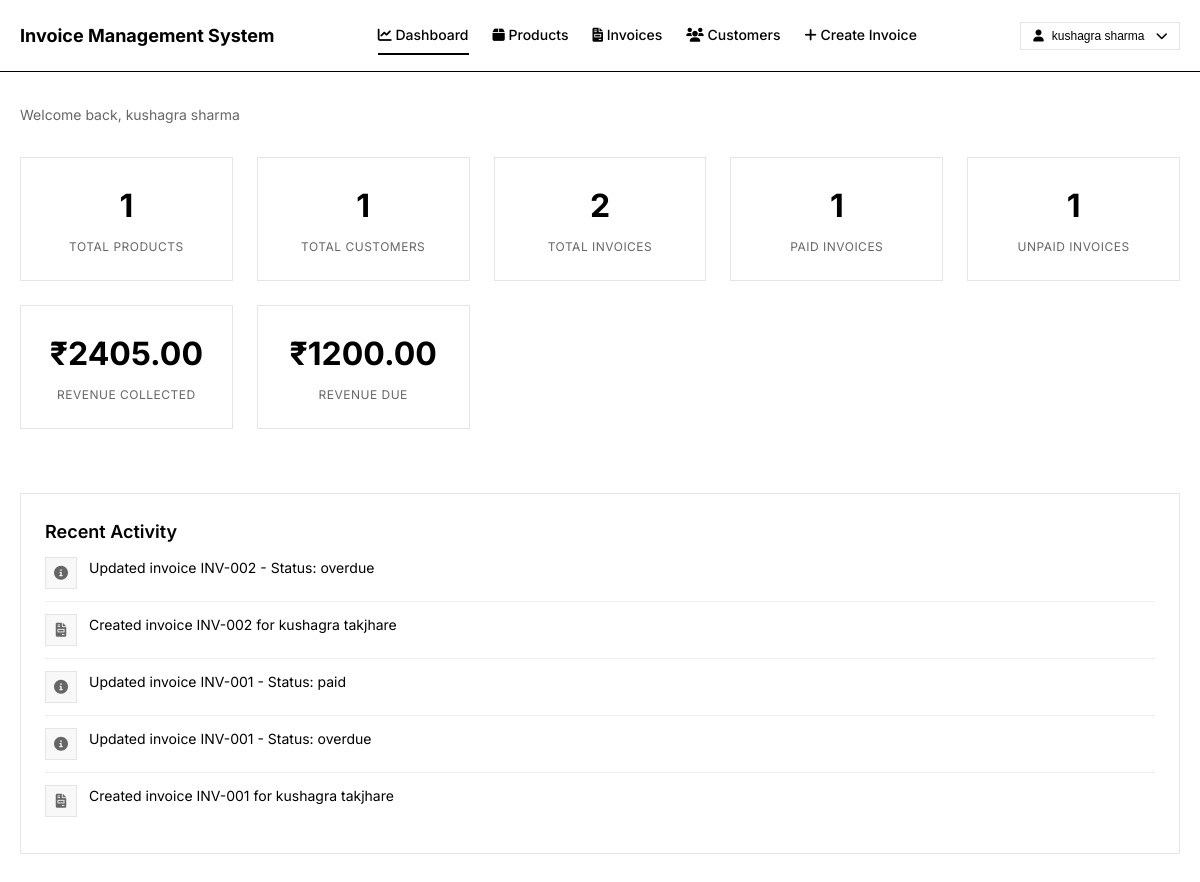
Page /seller (signed in) on the committed database.
### models.py (models this page shows, shortened)
class Activity(db.Model):
    __tablename__ = 'activities'
    id = db.Column(db.Integer, primary_key=True, autoincrement=True)
    user_id = db.Column(db.String(10), nullable=False)  # User who performed the action
    user_role = db.Column(db.String(20), nullable=False)  # 'seller' or 'customer'
    action_type = db.Column(db.String(50), nullable=False)  # 'product_added', 'invoice_created', etc.
    description = db.Column(db.Text, nullable=False)  # Human-readable description
    timestamp = db.Column(db.DateTime, nullable=False, default=datetime.utcnow)

### app.py (the view)
@app.route('/seller')
@login_required
@role_required('seller')
def seller_dashboard():
    total_products = Product.query.filter_by(s_id=session['user_id']).count()
    total_customers = Customer.query.count()
    total_invoices = Invoice.query.filter_by(s_id=session['user_id']).count()
    paid_invoices_qs = Invoice.query.filter_by(s_id=session['user_id'], status='paid')
    pending_invoices_qs = Invoice.query.filter_by(s_id=session['user_id'], status='pending')
    overdue_invoices_qs = Invoice.query.filter_by(s_id=session['user_id'], status='overdue')
    paid_invoices_count = paid_invoices_qs.count()
    unpaid_invoices_count = pending_invoices_qs.count() + overdue_invoices_qs.count()
    revenue_collected = sum(float(inv.amount) for inv in paid_invoices_qs.all())
    revenue_due = sum(float(inv.amount) for inv in pending_invoices_qs.all()) + \
                   sum(float(inv.amount) for inv in overdue_invoices_qs.all())
    recent_activities = Activity.query.filter_by(user_id=session['user_id']).order_by(Activity.timestamp.desc()).limit(5).all()
    stats = {
        'total_products': total_products,
        'total_customers': total_customers,
        'total_invoices': total_invoices,
        'paid_invoices': paid_invoices_count,
        'unpaid_invoices': unpaid_invoices_count,
        'revenue_collected': revenue_collected,
        'revenue_due': revenue_due
    }
    return render_template('seller/dashboard.html', stats=stats, activities=recent_activities)

### app.py (called while the page is built)
def login_required(f):
    from functools import wraps
    @wraps(f)
    def decorated_function(*args, **kwargs):
        if 'user_id' not in session:
            return redirect(url_for('login'))
        return f(*args, **kwargs)
    return decorated_function

def role_required(role):
    def decorator(f):
        from functools import wraps
        @wraps(f)
        def decorated_function(*args, **kwargs):
            if 'user_role' not in session or session['user_role'] != role:
                flash('Access denied. Insufficient permissions.', 'error')
                return redirect(url_for('login'))
            return f(*args, **kwargs)
        return decorated_function
    return decorator

### templates/seller/dashboard.html (shortened to what this page needs)
{% extends "base.html" %}  {% block content %}
<div class="dashboard">
  <div class="dashboard-header">
    <p class="dashboard-subtitle">Welcome back, {{ session.user_name }}</p>
  </div>
  <div class="dashboard-stats">
    <div class="stat-card">
      <div class="stat-value">{{ stats.total_products }}</div>
      <div class="stat-label">Total Products</div>
    </div>
    <div class="stat-card">
      <div class="stat-value">{{ stats.total_customers }}</div>
      <div class="stat-label">Total Customers</div>
    </div>
    <div class="stat-card">
      <div class="stat-value">{{ stats.total_invoices }}</div>
      <div class="stat-label">Total Invoices</div>
    </div>
    <div class="stat-card">
      <div class="stat-value">{{ stats.paid_invoices }}</div>
      <div class="stat-label">Paid Invoices</div>
    </div>
    <div class="stat-card">
      <div class="stat-value">{{ stats.unpaid_invoices }}</div>
      <div class="stat-label">Unpaid Invoices</div>
    </div>
    <div class="stat-card">
      <div class="stat-value">
        ₹{{ "%.2f"|format(stats.revenue_collected) }}
      </div>
      <div class="stat-label">Revenue Collected</div>
    </div>
    <div class="stat-card">
      <div class="stat-value">₹{{ "%.2f"|format(stats.revenue_due) }}</div>
      <div class="stat-label">Revenue Due</div>
    </div>
  </div>
  <div class="dashboard-content">
    <div class="main-content">
      <div class="card">
        <h3 class="section-title">Recent Activity</h3>
        <div class="activity-list">
          {% if activities %} {% for activity in activities %}
          <div class="activity-item">
            <div class="activity-icon">
              {% if activity.action_type == 'product_added' %}
              <i class="fas fa-box"></i>
              {% elif activity.action_type == 'invoice_created' %}
              <i class="fas fa-file-invoice"></i>
              {% elif activity.action_type == 'product_updated' %}
              <i class="fas fa-edit"></i>
              {% elif activity.action_type == 'product_deleted' %}
              <i class="fas fa-trash"></i>
              {% else %}
              <i class="fas fa-info-circle"></i>
              {% endif %}
            </div>
            <div class="activity-content">
              <p>{{ activity.description }}</p>
            </div>
          </div>
          {% endfor %} {% endif %}
        </div>
      </div>
    </div>
  </div>
</div>
{% endblock %}

### static/css/style.css (style rules this page uses)
* { margin: 0; padding: 0; box-sizing: border-box; }
body { font-family: 'Inter', -apple-system, BlinkMacSystemFont, 'Segoe UI', sans-serif; background-color: #ffffff; color: #000000; line-height: 1.5; font-size: 14px; }
.main-content { padding: 32px 0; min-height: calc(100vh - 80px); }
.dashboard { max-width: 100%; }
.dashboard-header { margin-bottom: 32px; }
.dashboard-subtitle { font-size: 14px; color: #666666; }
.section-title { font-size: 18px; font-weight: 600; color: #000000; }
.card { background-color: #ffffff; border: 1px solid #e5e5e5; border-radius: 0; padding: 24px; margin-bottom: 24px; }
.dashboard-stats { display: grid; grid-template-columns: repeat(auto-fit, minmax(200px, 1fr)); gap: 24px; margin-bottom: 32px; }
.stat-card { background-color: #ffffff; border: 1px solid #e5e5e5; padding: 24px; text-align: center; }
.stat-value { font-size: 32px; font-weight: 700; color: #000000; margin-bottom: 8px; }
.stat-label { font-size: 12px; color: #666666; text-transform: uppercase; letter-spacing: 0.5px; }
.activity-list { max-height: 400px; overflow-y: auto; }
.activity-item { display: flex; gap: 12px; padding: 12px 0; border-bottom: 1px solid #f0f0f0; }
.activity-item:last-child { border-bottom: none; }
.activity-icon { width: 32px; height: 32px; display: flex; align-items: center; justify-content: center; background-color: #f8f8f8; border: 1px solid #e5e5e5; font-size: 14px; color: #666666; }
.activity-content { flex: 1; }
.activity-content p { font-size: 14px; color: #000000; margin-bottom: 4px; }

### rows in the picture
Activity: action_type "invoice_updated" (drawn), description "Updated invoice INV-002 - Status: overdue"
Activity: action_type "invoice_created" (drawn), description "Created invoice INV-002 for kushagra takjhare"
Activity: action_type "invoice_updated" (drawn), description "Updated invoice INV-001 - Status: paid"
Activity: action_type "invoice_updated" (drawn), description "Updated invoice INV-001 - Status: overdue"
Activity: action_type "invoice_created" (drawn), description "Created invoice INV-001 for kushagra takjhare"

### other values in the picture
{{ session.user_name }} "kushagra sharma"
{{ stats.total_products }} "1"
{{ stats.total_customers }} "1"
{{ stats.total_invoices }} "2"
{{ stats.paid_invoices }} "1"
{{ stats.unpaid_invoices }} "1"
{{ "%.2f"|format(stats.revenue_collected) }} "2405.00"
{{ "%.2f"|format(stats.revenue_due) }} "1200.00"
